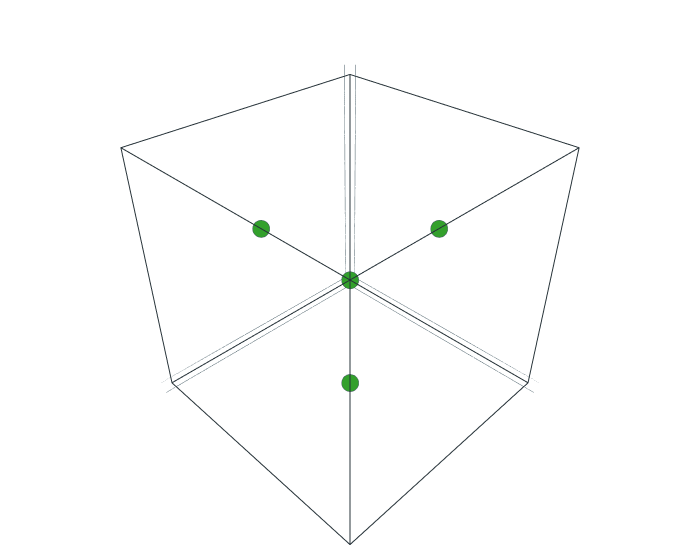

The cell this chart's notebook holds for it:
### Code cell
struct_Al.show.all()

### Figure 1 — Plotly figure (JSON) as saved in the notebook; plotly's stock layout.template omitted (floating-point values rounded to 4 significant figures)
{"data": [{"line": {"color": "#263238", "width": 2}, "mode": "lines", "name": "lines", "showlegend": false, "type": "scatter3d", "x": [0.0, 4.05, 4.05, 0.0, 0.0], "y": [0.0, 0.0, 4.05, 4.05, 0.0], "z": [0.0, 0.0, 0.0, 0.0, 0.0]}, {"line": {"color": "#263238", "width": 2}, "mode": "lines", "name": "lines", "showlegend": false, "type": "scatter3d", "x": [0.0, 4.05, 4.05, 0.0, 0.0], "y": [0.0, 0.0, 4.05, 4.05, 0.0], "z": [4.05, 4.05, 4.05, 4.05, 4.05]}, {"line": {"color": "#263238", "width": 2}, "mode": "lines", "name": "lines", "showlegend": false, "type": "scatter3d", "x": [0.0, 4.05, 4.05, 0.0, 0.0], "y": [0.0, 0.0, 0.0, 0.0, 0.0], "z": [0.0, 0.0, 4.05, 4.05, 0.0]}, {"line": {"color": "#263238", "width": 2}, "mode": "lines", "name": "lines", "showlegend": false, "type": "scatter3d", "x": [0.0, 4.05, 4.05, 0.0, 0.0], "y": [4.05, 4.05, 4.05, 4.05, 4.05], "z": [0.0, 0.0, 4.05, 4.05, 0.0]}, {"line": {"color": "#263238", "width": 2}, "mode": "lines", "name": "lines", "showlegend": false, "type": "scatter3d", "x": [0.0, 0.0, 0.0, 0.0, 0.0], "y": [0.0, 4.05, 4.05, 0.0, 0.0], "z": [0.0, 0.0, 4.05, 4.05, 0.0]}, {"line": {"color": "#263238", "width": 2}, "mode": "lines", "name": "lines", "showlegend": false, "type": "scatter3d", "x": [4.05, 4.05, 4.05, 4.05, 4.05], "y": [0.0, 4.05, 4.05, 0.0, 0.0], "z": [0.0, 0.0, 4.05, 4.05, 0.0]}, {"marker": {"color": "#33a02c", "line": {"color": "#455A64", "width": 0.5}, "opacity": 1, "size": 10, "sizemode": "diameter", "sizeref": 750}, "mode": "markers", "opacity": 1, "type": "scatter3d", "x": [0.0, 2.025, 0.0, 2.025], "y": [0.0, 0.0, 2.025, 2.025], "z": [0.0, 2.025, 2.025, 0.0]}], "layout": {"margin": {"b": 10, "l": 10, "r": 10, "t": 10}, "scene": {"aspectmode": "data", "xaxis": {"showbackground": false, "showticklabels": false, "title": {"text": ""}, "zerolinecolor": "#455A64"}, "yaxis": {"showbackground": false, "showticklabels": false, "title": {"text": ""}, "zerolinecolor": "#455A64"}, "zaxis": {"showbackground": false, "showticklabels": false, "title": {"text": ""}, "zerolinecolor": "#455A64"}}, "showlegend": false, "width": 700}}
